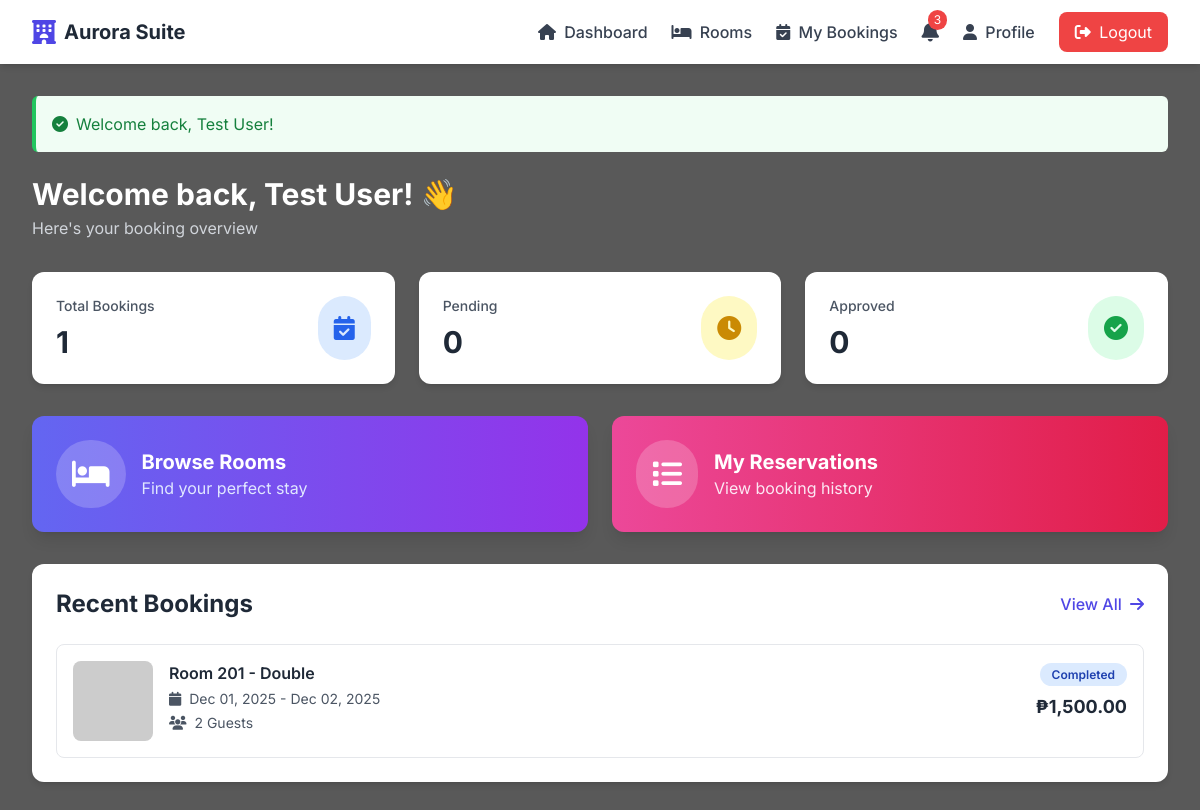
/user/dashboard.php (signed in), run on an earlier commit of the app's database.
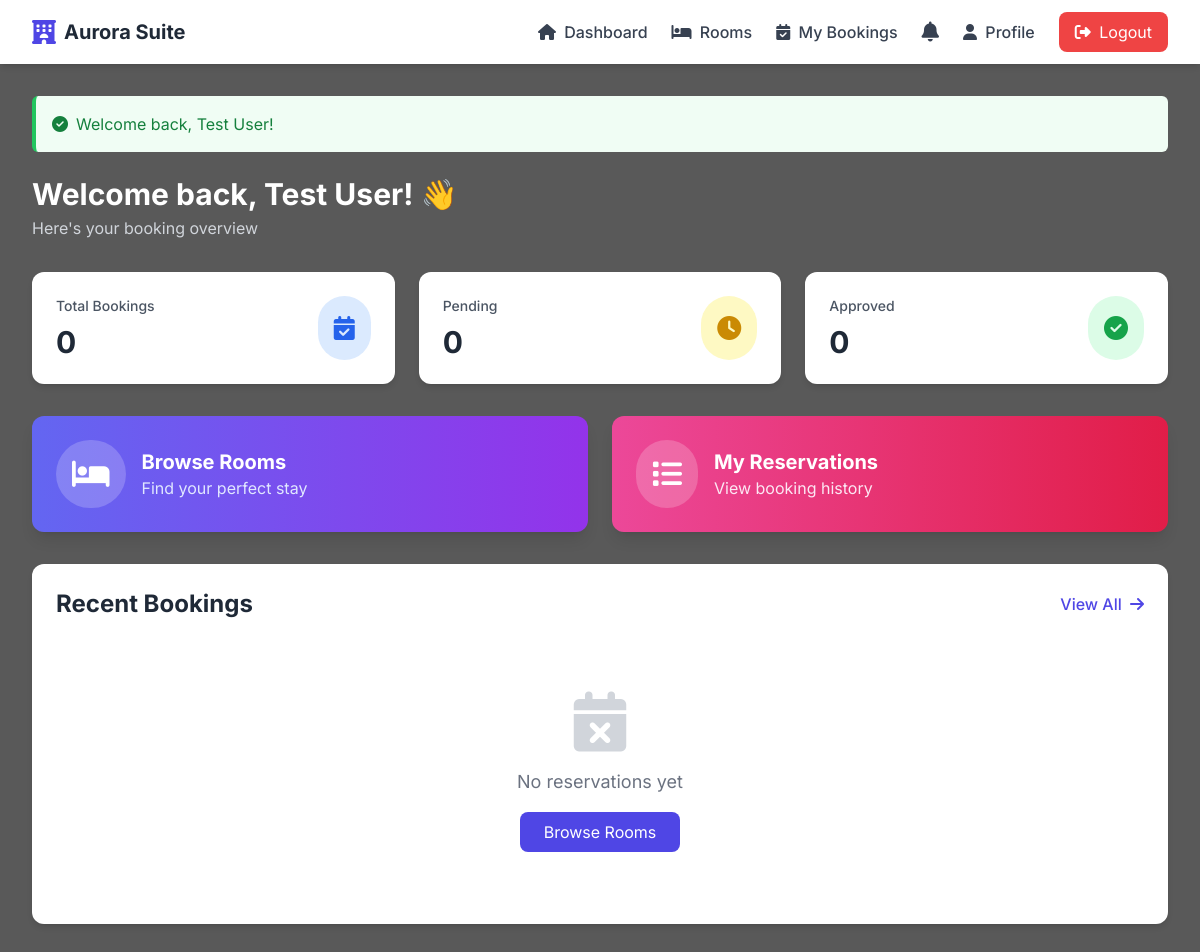
And on a later commit of the database.
### tables this page shows
CREATE TABLE `reservations` (
  `id` int(11) NOT NULL,
  `user_id` int(11) NOT NULL,
  `room_id` int(11) NOT NULL,
  `check_in_date` date NOT NULL,
  `check_in_time` time DEFAULT NULL,
  `check_out_date` date NOT NULL,
  `number_of_guests` int(11) NOT NULL,
  `total_price` decimal(10,2) NOT NULL,
  `status` enum('pending','approved','rejected','cancelled','completed') DEFAULT 'pending',
  `payment_status` enum('unpaid','paid') DEFAULT 'unpaid',
  `payment_method` enum('cash','online','gcash','paymaya') DEFAULT NULL,
  `payment_date` datetime DEFAULT NULL,
  `checkout_date` datetime DEFAULT NULL,
  `admin_notes` text DEFAULT NULL,
  `created_at` timestamp NOT NULL DEFAULT current_timestamp(),
  `updated_at` timestamp NOT NULL DEFAULT current_timestamp() ON UPDATE current_timestamp(),
  `payment_reference` varchar(100) DEFAULT NULL,
  `has_review` tinyint(1) DEFAULT 0
);

CREATE TABLE `rooms` (
  `id` int(11) NOT NULL,
  `room_number` varchar(20) NOT NULL,
  `room_type` enum('single','double','suite','deluxe','family') NOT NULL,
  `capacity` int(11) NOT NULL,
  `price_per_night` decimal(10,2) NOT NULL,
  `description` text DEFAULT NULL,
  `amenities` text DEFAULT NULL,
  `image` varchar(255) DEFAULT NULL,
  `status` enum('available','unavailable') DEFAULT 'available',
  `created_at` timestamp NOT NULL DEFAULT current_timestamp(),
  `updated_at` timestamp NOT NULL DEFAULT current_timestamp() ON UPDATE current_timestamp()
);

### config/config.php (called while the page is built, shortened)
<?php
try {
    $conn = new mysqli(DB_HOST, DB_USER, DB_PASS, DB_NAME);
    $conn->set_charset("utf8mb4");
    try {
        $colRes = $conn->query("SHOW COLUMNS FROM reservations LIKE 'payment_method'");
        if ($colRes && $col = $colRes->fetch_assoc()) {
            $type = strtolower($col['Type'] ?? '');
            if (strpos($type, "enum(") !== false && (strpos($type, "gcash") === false || strpos($type, "paymaya") === false)) {
                $conn->query("ALTER TABLE reservations MODIFY payment_method ENUM('cash','online','gcash','paymaya') NULL DEFAULT NULL");
            }
            $conn->query("UPDATE reservations SET payment_method = 'online' WHERE payment_status='paid' AND (payment_method IS NULL OR payment_method='') AND payment_reference IS NOT NULL");
            $conn->query("UPDATE reservations SET payment_method = 'cash' WHERE payment_status='paid' AND (payment_method IS NULL OR payment_method='') AND (payment_reference IS NULL OR payment_reference='')");
        }
    } catch (Exception $e) {
    }
} catch (Exception $e) {
    die("Database connection error: " . $e->getMessage());
}
function isLoggedIn() {
    return isset($_SESSION['user_id']);
}
function getCurrentUser() {
    global $conn;
    $user_id = $_SESSION['user_id'];
    $stmt = $conn->prepare("SELECT id, name, email, phone, address, role FROM users WHERE id = ? AND status = 'active'");
    $stmt->bind_param("i", $user_id);
    $stmt->execute();
    $result = $stmt->get_result();
    return $result->fetch_assoc();
}
function formatDate($date) {
    return date('M d, Y', strtotime($date));
}
function formatCurrency($amount) {
    return '₱' . number_format($amount, 2);
}
?>

### user/dashboard.php (the view, shortened to what the changed rows need)
<?php
require_once __DIR__ . '/../config/config.php';
require_once __DIR__ . '/../config/middleware.php';
$user = getCurrentUser();
$user_id = $_SESSION['user_id'];
$stmt = $conn->prepare("SELECT COUNT(*) as total FROM reservations WHERE user_id = ?");
$stmt->bind_param("i", $user_id);
$stmt->execute();
$total_reservations = $stmt->get_result()->fetch_assoc()['total'];
$stmt = $conn->prepare("
    SELECT r.*, rm.room_number, rm.room_type, rm.image
    FROM reservations r
    JOIN rooms rm ON r.room_id = rm.id
    WHERE r.user_id = ?
    ORDER BY r.created_at DESC
    LIMIT 5
");
$stmt->bind_param("i", $user_id);
$stmt->execute();
$recent_reservations = $stmt->get_result();
?>
<!DOCTYPE html>
<html lang="en">
<head>
    <script src="https://cdn.tailwindcss.com"></script>
    <link rel="stylesheet" href="https://cdnjs.cloudflare.com/ajax/libs/font-awesome/6.4.0/css/all.min.css">
</head>
<body style="min-height: 100vh;">
    <?php include __DIR__ . '/../includes/user_nav.php'; ?>
    <div class="max-w-7xl mx-auto px-4 sm:px-6 lg:px-8 py-8">
        <div class="mb-8">
            <h1 class="text-3xl font-bold text-white">Welcome back, <?php echo htmlspecialchars($user['name']); ?>! 👋</h1>
        </div>
        <div class="grid grid-cols-1 md:grid-cols-3 gap-6 mb-8">
            <div class="bg-white rounded-xl shadow-md p-6 transform hover:scale-105 transition-all">
                <div class="flex items-center justify-between">
                    <div>
                        <p class="text-gray-600 text-sm font-medium">Total Bookings</p>
                        <p class="text-3xl font-bold text-gray-800 mt-2"><?php echo $total_reservations; ?></p>
                    </div>
                </div>
            </div>
        </div>
        <div class="bg-white rounded-xl shadow-md p-6">
            <div class="flex items-center justify-between mb-6">
                <h2 class="text-2xl font-bold text-gray-800">Recent Bookings</h2>
            </div>
            <?php if ($recent_reservations->num_rows > 0): ?>
                <div class="space-y-4">
                    <?php while ($reservation = $recent_reservations->fetch_assoc()): ?>
                        <div class="border border-gray-200 rounded-lg p-4 hover:shadow-md transition-all">
                            <div class="flex items-start justify-between">
                                <div class="flex items-start space-x-4">
                                    <?php
                                        $imageSrc = $reservation['image'];
                                    ?>
                                    <img
                                        src="<?php echo htmlspecialchars($imageSrc); ?>"
                                        alt="Room <?php echo htmlspecialchars($reservation['room_number']); ?>"
                                        class="w-20 h-20 rounded-lg object-cover"
                                        onerror="this.src='https://via.placeholder.com/80x80?text=Room+<?php echo $reservation['room_number']; ?>'"
                                    >
                                    <div>
                                        <h3 class="font-semibold text-gray-800">Room <?php echo htmlspecialchars($reservation['room_number']); ?> - <?php echo ucfirst($reservation['room_type']); ?></h3>
                                        <p class="text-sm text-gray-600 mt-1">
                                            <i class="fas fa-calendar mr-1"></i>
                                            <?php echo formatDate($reservation['check_in_date']); ?> - <?php echo formatDate($reservation['check_out_date']); ?>
                                        </p>
                                        <p class="text-sm text-gray-600 mt-1">
                                            <i class="fas fa-users mr-1"></i>
                                            <?php echo $reservation['number_of_guests']; ?> Guest<?php echo $reservation['number_of_guests'] > 1 ? 's' : ''; ?>
                                        </p>
                                    </div>
                                </div>
                                <div class="text-right">
                                    <?php
                                    $badge_colors = [
                                        'pending' => 'bg-yellow-100 text-yellow-800',
                                        'approved' => 'bg-green-100 text-green-800',
                                        'rejected' => 'bg-red-100 text-red-800',
                                        'cancelled' => 'bg-gray-100 text-gray-800',
                                        'completed' => 'bg-blue-100 text-blue-800'
                                    ];
                                    $badge_class = $badge_colors[$reservation['status']] ?? 'bg-gray-100 text-gray-800';
                                    ?>
                                    <span class="px-3 py-1 rounded-full text-xs font-semibold <?php echo $badge_class; ?>">
                                        <?php echo ucfirst($reservation['status']); ?>
                                    </span>
                                    <p class="text-lg font-bold text-gray-800 mt-2">
                                        <?php echo formatCurrency($reservation['total_price']); ?>
                                    </p>
                                </div>
                            </div>
                        </div>
                    <?php endwhile; ?>
                </div>
            <?php else: ?>
                <div class="text-center py-12">
                    <i class="fas fa-calendar-times text-gray-300 text-6xl mb-4"></i>
                    <p class="text-gray-500 text-lg">No reservations yet</p>
                    <a href="rooms.php" class="mt-4 inline-block bg-indigo-600 text-white px-6 py-2 rounded-lg hover:bg-indigo-700 transition-colors">
                        Browse Rooms
                    </a>
                </div>
            <?php endif; ?>
        </div>
    </div>
</body>
</html>

### includes/user_nav.php (shortened to what the changed rows need)
<nav class="bg-white shadow-md sticky top-0 z-50">
    <div class="max-w-7xl mx-auto px-4 sm:px-6 lg:px-8">
        <div class="flex justify-between items-center h-16">
            <div class="hidden md:flex items-center space-x-6">
                <?php
                    $unread_count = 0; $latest_notes = [];
                    if (isset($_SESSION['user_id'])) {
                        $uid = (int)$_SESSION['user_id'];
                        $hasNotifications = false;
                        try {
                            $chk = $conn->query("SHOW TABLES LIKE 'notifications'");
                            $hasNotifications = $chk && $chk->num_rows > 0;
                        } catch (Exception $e) {
                            $hasNotifications = false;
                        }
                        if ($hasNotifications) {
                            $ns = $conn->prepare("SELECT COUNT(*) as c FROM notifications WHERE user_id = ? AND read_at IS NULL");
                            $ns->bind_param("i", $uid);
                            $ns->execute();
                            $cRes = $ns->get_result()->fetch_assoc();
                            $unread_count = (int)$cRes['c'];
                        }
                    }
                ?>
                <div class="relative">
                    <button id="notif-btn" class="relative text-gray-700 hover:text-indigo-600 transition-colors">
                        <i class="fas fa-bell text-xl"></i>
                        <?php if ($unread_count > 0): ?>
                        <span class="absolute -top-2 -right-2 bg-red-500 text-white text-xs rounded-full px-1.5 py-0.5">
                            <?php echo $unread_count; ?>
                        </span>
                        <?php endif; ?>
                    </button>
                </div>
            </div>
        </div>
    </div>
</nav>

What changed in the data, as far as the page shows it:
removed reservations: room.room_number "201", room.room_type "Double", check_in_date "Dec 01, 2025", check_out_date "Dec 02, 2025", number_of_guests "2", status "Completed", total_price "₱1,500.00"
Also different on the page:
$total_reservations: "1" → "0"
$unread_count: "3" → (not shown)
text now shown: "No reservations yet Browse Rooms"
